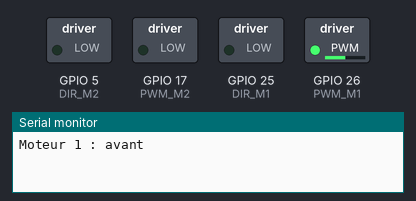
Simulated run of this sketch. Board: ESP32. Shown: switched loads named in the sketch (green lamp = pin HIGH), the last lines printed to the serial monitor.

Above: at 0.05 s.
At 2.05 s:
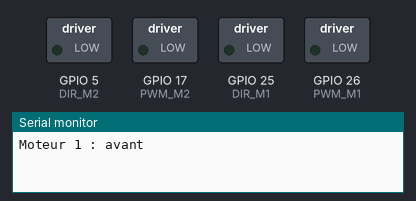
At 3.05 s:
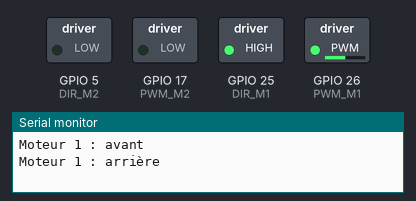
At 6.05 s:
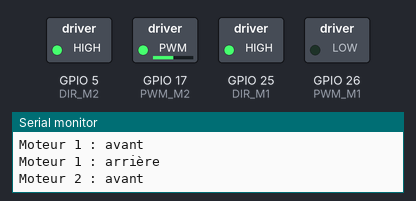
At 8.95 s:
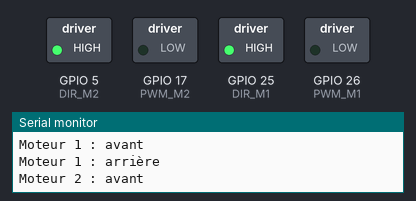
At 11.95 s:
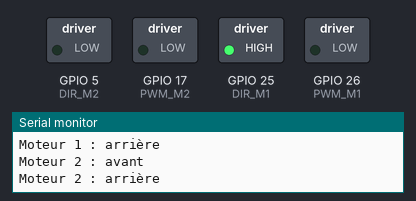
Timing chart, 0 to 15.6 s (numbered marks = the images above):
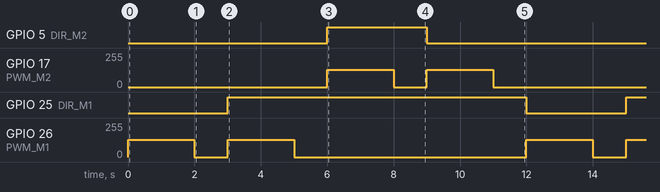

Measured:
- by itself, GPIO 5 (DIR_M2): alternates HIGH for 3.0 s and LOW for 9.0 s
- by itself, GPIO 17 (PWM_M2), GPIO 26 (PWM_M1): repeats every 12.0 s: 0/255 1.0 s, 128/255 2.0 s, 0/255 7.0 s, 128/255 2.0 s
- by itself, GPIO 25 (DIR_M1): alternates HIGH for 9.0 s and LOW for 3.0 s

The sketch:

test_moteurs.ino
```cpp
// Test de chaque moteur séparément, dans les deux sens.
// Poser le robot sur un support : les roues ne doivent pas toucher le sol.
// Sert à vérifier le câblage : chaque roue doit tourner vers l'avant puis vers l'arrière.

const int DIR_M1 = 25, PWM_M1 = 26;
const int DIR_M2 = 5, PWM_M2 = 17;
const int VITESSE = 128;

void tourner(int pwm, int dir, int sens, const char *message) {
  Serial.println(message);
  digitalWrite(dir, sens);
  ledcWrite(pwm, VITESSE);
  delay(2000);
  ledcWrite(pwm, 0);
  delay(1000);
}

void setup() {
  Serial.begin(115200);
  pinMode(DIR_M1, OUTPUT);
  pinMode(DIR_M2, OUTPUT);
  ledcAttach(PWM_M1, 500, 8);
  ledcAttach(PWM_M2, 500, 8);
}

void loop() {
  // Les moteurs sont montés en miroir : LOW fait avancer le M1, HIGH fait avancer le M2.
  tourner(PWM_M1, DIR_M1, LOW, "Moteur 1 : avant");
  tourner(PWM_M1, DIR_M1, HIGH, "Moteur 1 : arrière");
  tourner(PWM_M2, DIR_M2, HIGH, "Moteur 2 : avant");
  tourner(PWM_M2, DIR_M2, LOW, "Moteur 2 : arrière");
}
```
